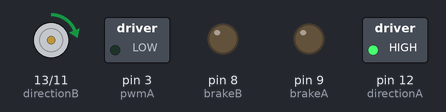
The sketch below on a simulated Arduino Uno, built with avr-gcc and run on an emulated ATmega328P. Shown: direction and speed pins drawn as motors (green arrow = direction pin HIGH = forward, orange = LOW = backward, longer = more drive), switched loads named in the sketch (green lamp = pin HIGH), output pins drawn as LEDs (lit = HIGH).

Above: at 2.5 s.
At 17.5 s:
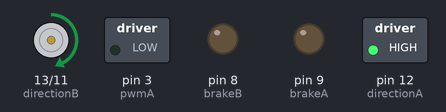
Timing chart, 0 to 26.0 s (numbered marks = the images above):
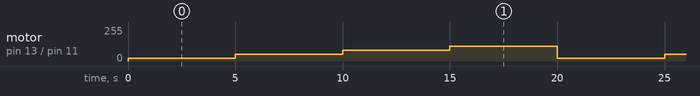

The sketch:

silent_pwd.ino
```cpp
/*
 * This program aims for testing pwm on arduino motor controller shield
 * at different frequency to reduce/eliminate the acustic noise on the motor
 *
 * Author: Oscar lima (olima_84@yahoo.com)
 *
 * Frequency information from:
 *
 * http://playground.arduino.cc/Code/PwmFrequency
 * http://playground.arduino.cc/Main/TimerPWMCheatsheet (pins 11 and 3 option)
 * http://arduino.cc/en/Tutorial/SecretsOfArduinoPWM
 *
 */

// arduino motor shield pins definition
int pwmA = 3;
int pwmB = 11;
int directionA = 12;
int directionB = 13;
int brakeA = 9;
int brakeB = 8;
int currentA = 0;
int currentB = 1;
// finish motor pin definition

int pwmValue = 0;

void setPwmFrequency(int pin, int divisor)
{
	// Assuming pins 3 and 11 (arduino motor shield)

	byte mode;

	switch(divisor)
	{
		//all frequency calculated values assume 16MHz clock
		case 1: mode = 0x01; break; 	// 31372.55 hz
		case 8: mode = 0x02; break; 	// 3921.16 hz
		case 32: mode = 0x03; break; 	// 980.39 hz
		case 64: mode = 0x04; break; 	// 490.20 hz   <--DEFAULT
		case 128: mode = 0x05; break; 	// 245.10 hz
		case 256: mode = 0x06; break; 	// 122.55 hz
		case 1024: mode = 0x07; break; 	// 30.64 hz
		default: mode = 0x04; break;
	}

	//manipulating atmel time register directly:
	//timer 2 set prescale to change PWM frequency
	TCCR2B = TCCR2B & 0b11111000 | mode;
}

void setup()
{
	// initialize pins as input or output accordingly
	pinMode(pwmA, OUTPUT);
	pinMode(pwmB, OUTPUT);
	pinMode(directionA, OUTPUT);
	pinMode(directionB, OUTPUT);
	pinMode(brakeA, OUTPUT);
	pinMode(brakeB, OUTPUT);
	pinMode(currentA, INPUT);
	pinMode(currentB, INPUT);

	//Disable the brake
	digitalWrite(brakeA, LOW);
	digitalWrite(brakeB, LOW);

	//set motor rotation
	digitalWrite(directionA, HIGH);   // turn A clockwise
	digitalWrite(directionB, HIGH);   // turn B clockwise

	// change pwm frequency to avoid noise in the motor
	setPwmFrequency(pwmB, 1); //for this frequency our ear cannot detect the noise anymore
                                  //the drawback is that the h-bridge will heat more and that
                                  //you need a higher duty cycle value to move the motor
	//setPwmFrequency(pwmB, 8);
	//setPwmFrequency(pwmB, 32);
	//setPwmFrequency(pwmB, 64);
	//setPwmFrequency(pwmB, 128);
	//setPwmFrequency(pwmB, 256);
	//setPwmFrequency(pwmB, 1024);
}

void loop()
{
	// set pwm duty cycle (0-255)
	analogWrite(pwmB, 20);
	// wait for some time
	delay(5000);

	// set pwm duty cycle (0-255)
	analogWrite(pwmB, 50);
	// wait for some time
	delay(5000);


	// set pwm duty cycle (0-255)
	analogWrite(pwmB, 80);
	// wait for some time
	delay(5000);

	// set pwm duty cycle (0-255)
	analogWrite(pwmB, 110);
	// wait for some time
	delay(5000);
}
```

Measured:
- by itself, motor on pin 13 (directionB) / pin 11 (pwmB): repeats every 20.0 s: forward 50/255 5.0 s, forward 80/255 5.0 s, forward 110/255 5.0 s, forward 20/255 5.0 s
